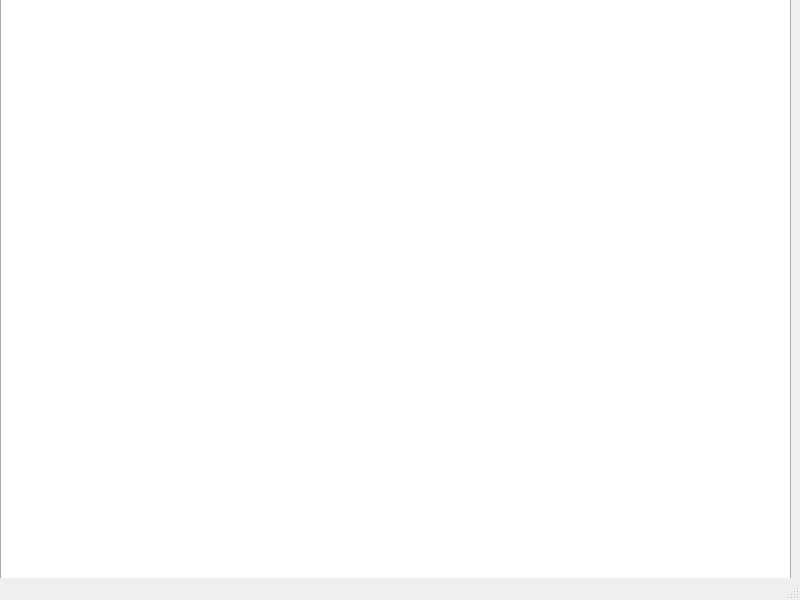
<?xml version="1.0" encoding="UTF-8"?>
<ui version="4.0">
 <class>MainWindow</class>
 <widget class="QMainWindow" name="MainWindow">
  <property name="geometry">
   <rect>
    <x>0</x>
    <y>0</y>
    <width>800</width>
    <height>600</height>
   </rect>
  </property>
  <property name="windowTitle">
   <string>MainWindow</string>
  </property>
  <widget class="QWidget" name="centralwidget">
   <widget class="QTabWidget" name="AppView">
    <property name="geometry">
     <rect>
      <x>0</x>
      <y>-50</y>
      <width>791</width>
      <height>631</height>
     </rect>
    </property>
    <property name="currentIndex">
     <number>1</number>
    </property>
    <widget class="QWidget" name="SettingTimer">
     <attribute name="title">
      <string>Tab 1</string>
     </attribute>
     <widget class="QPushButton" name="pushButton">
      <property name="geometry">
       <rect>
        <x>330</x>
        <y>430</y>
        <width>93</width>
        <height>28</height>
       </rect>
      </property>
      <property name="text">
       <string>PushButton</string>
      </property>
     </widget>
     <widget class="QPushButton" name="pushButton_2">
      <property name="geometry">
       <rect>
        <x>560</x>
        <y>430</y>
        <width>93</width>
        <height>28</height>
       </rect>
      </property>
      <property name="text">
       <string>PushButton</string>
      </property>
     </widget>
     <widget class="QGraphicsView" name="graphicsView">
      <property name="geometry">
       <rect>
        <x>-5</x>
        <y>1</y>
        <width>811</width>
        <height>591</height>
       </rect>
      </property>
     </widget>
     <widget class="QTimeEdit" name="timeEdit">
      <property name="geometry">
       <rect>
        <x>130</x>
        <y>160</y>
        <width>511</width>
        <height>221</height>
       </rect>
      </property>
      <property name="font">
       <font>
        <pointsize>36</pointsize>
       </font>
      </property>
      <property name="maximumTime">
       <time>
        <hour>10</hour>
        <minute>0</minute>
        <second>0</second>
       </time>
      </property>
     </widget>
     <zorder>graphicsView</zorder>
     <zorder>pushButton</zorder>
     <zorder>pushButton_2</zorder>
     <zorder>timeEdit</zorder>
    </widget>
    <widget class="QWidget" name="tab">
     <attribute name="title">
      <string>Page</string>
     </attribute>
     <widget class="QGraphicsView" name="graphicsView_3">
      <property name="geometry">
       <rect>
        <x>-20</x>
        <y>-20</y>
        <width>821</width>
        <height>631</height>
       </rect>
      </property>
     </widget>
    </widget>
    <widget class="QWidget" name="TimerView">
     <attribute name="title">
      <string>Tab 2</string>
     </attribute>
     <widget class="QGraphicsView" name="graphicsView_2">
      <property name="geometry">
       <rect>
        <x>-10</x>
        <y>20</y>
        <width>811</width>
        <height>571</height>
       </rect>
      </property>
     </widget>
     <widget class="QTimeEdit" name="timeEdit_2">
      <property name="geometry">
       <rect>
        <x>170</x>
        <y>140</y>
        <width>511</width>
        <height>221</height>
       </rect>
      </property>
      <property name="font">
       <font>
        <pointsize>36</pointsize>
       </font>
      </property>
      <property name="readOnly">
       <bool>true</bool>
      </property>
      <property name="buttonSymbols">
       <enum>QAbstractSpinBox::UpDownArrows</enum>
      </property>
      <property name="maximumTime">
       <time>
        <hour>10</hour>
        <minute>0</minute>
        <second>0</second>
       </time>
      </property>
     </widget>
     <widget class="QPushButton" name="pushButton_3">
      <property name="geometry">
       <rect>
        <x>100</x>
        <y>430</y>
        <width>93</width>
        <height>28</height>
       </rect>
      </property>
      <property name="text">
       <string>PushButton</string>
      </property>
     </widget>
     <widget class="QPushButton" name="pushButton_4">
      <property name="geometry">
       <rect>
        <x>300</x>
        <y>430</y>
        <width>93</width>
        <height>28</height>
       </rect>
      </property>
      <property name="text">
       <string>PushButton</string>
      </property>
     </widget>
     <widget class="QPushButton" name="pushButton_5">
      <property name="geometry">
       <rect>
        <x>510</x>
        <y>430</y>
        <width>93</width>
        <height>28</height>
       </rect>
      </property>
      <property name="text">
       <string>PushButton</string>
      </property>
     </widget>
     <widget class="QPushButton" name="pushButton_6">
      <property name="geometry">
       <rect>
        <x>670</x>
        <y>430</y>
        <width>93</width>
        <height>28</height>
       </rect>
      </property>
      <property name="text">
       <string>PushButton</string>
      </property>
     </widget>
    </widget>
   </widget>
  </widget>
  <widget class="QMenuBar" name="menubar">
   <property name="geometry">
    <rect>
     <x>0</x>
     <y>0</y>
     <width>800</width>
     <height>26</height>
    </rect>
   </property>
  </widget>
  <widget class="QStatusBar" name="statusbar"/>
 </widget>
 <resources/>
 <connections/>
</ui>
